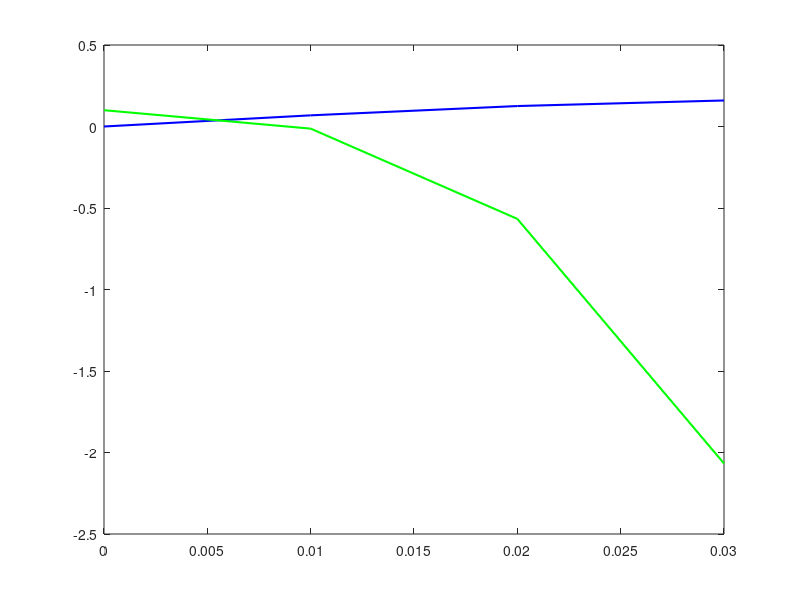

Here is the MATLAB script that generated this plot:
function res = ping_pong_it_1()
%2-D model of a ping pong ball with initial angle theta hitting the table
%and spinning off again
%Only spin is about z-axis
%GOAL: working flight, impact, and post-impact flight model

m = .0027; %kg
g = 9.80; %m/s^2
A = 0.00502654824; %m^2
Cd = 0.5;
rho = 1.225; %kg/m^3

theta = pi/4; %launch angle in radians
v0 = 10; %m/s

Times = [0:0.01:1];
Initial = [0;0.1;(v0*cos(theta));(v0*sin(theta))]; %x0 y0 vx0 vy0

[T, PosVel] = ode45(@proj_derivs,Times,Initial);
plot(T, PosVel(:,1), 'b' ,'LineWidth', 1.5)
hold on
plot(T, PosVel(:,2), 'g', 'LineWidth', 1.5)

    function derivs = proj_derivs(t,PV)
        x = PV(1);
        y = PV(2);
        vx = PV(3);
        vy = PV(4);
        
        dxdt = vx;
        dydt = vy;
        
        Vhat = [vx;vy] ./ norm([vx;vy]);
        
        Fd = 0.5 * rho * A * Cd * (norm([vx;vy]))^2 * -1 .* Vhat;
        
        dvxdt = Fd(1) / m;
        dvydt = -g / m - Fd(2) / m;
        
        derivs = [dxdt;dydt;dvxdt;dvydt];
    end



end
